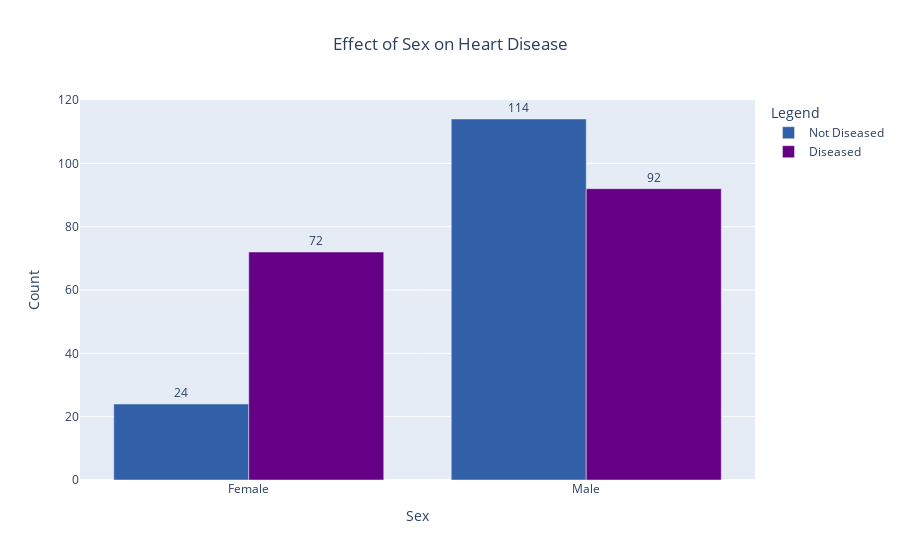

The cell this chart's notebook holds for it:
### Code cell
# cross tab of sex and target
ct = pd.crosstab(df["sex"], df["target"]).rename(
    {0: "Female", 1: "Male"}, axis=0)

# create a plotly graph object to compare sex with heart disease
fig = go.Figure(data=[
    go.Bar(name='Not Diseased', x=ct.index,
           y=ct[0], text=ct[0], textposition="outside"),
    go.Bar(name='Diseased', x=ct.index,
           y=ct[1], text=ct[1], textposition="outside")
])
fig.update_layout(barmode='group',
                  colorway=["#3260a8", "#650086"],
                  title={"text": "Effect of Sex on Heart Disease",
                         "x": 0.5,
                         "xanchor": "center"},
                  xaxis_title="Sex",
                  yaxis_title="Count",
                  legend_title="Legend",
                  )

fig.show()

### Figure 1 — Plotly figure (JSON) as saved in the notebook; plotly's stock layout.template omitted (floating-point values rounded to 4 significant figures)
{"data": [{"name": "Not Diseased", "text": [24, 114], "textposition": "outside", "type": "bar", "x": ["Female", "Male"], "y": [24, 114]}, {"name": "Diseased", "text": [72, 92], "textposition": "outside", "type": "bar", "x": ["Female", "Male"], "y": [72, 92]}], "layout": {"barmode": "group", "colorway": ["#3260a8", "#650086"], "legend": {"title": {"text": "Legend"}}, "title": {"text": "Effect of Sex on Heart Disease", "x": 0.5, "xanchor": "center"}, "xaxis": {"title": {"text": "Sex"}}, "yaxis": {"title": {"text": "Count"}}}}
